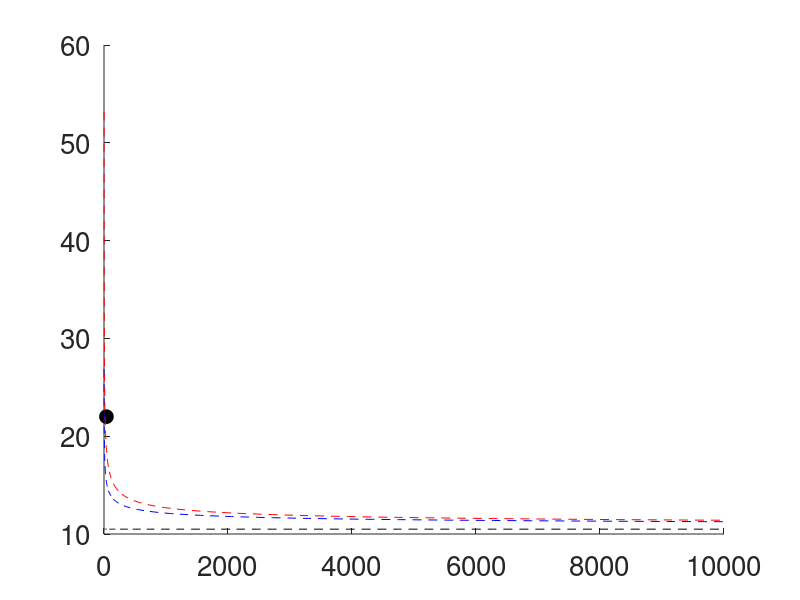

Write MATLAB code to recreate this figure. (Note: this script raises an error after producing the figure.)
% plot Bates data with theoretical predictions
clear;
cd ../

addpath('functions')
addpath('chainstats')
addpath('misc')
addpath('chainstats/eigcalc')
addpath('chainstats/integrals')


figure;
set(gca,'fontsize',20)
hold

% Collect some data
% Dataset 1: Paper from: gillard2015fluctuations
N = 39;
fa = 0.51;v = 118;b = (1-fa)*7.2+fa*8.3;
alpha = b/power(v,1/3);
Nbar = N*power(alpha,6);
CHINODT1 = 22;
plot(N,CHINODT1,'ko','markersize',10,'markerfacecolor','k');

% SCFT Theory
% NV = logspace(0,log10(500),100)';
NV = logspace(0,4,100)';
SCFT = ones(length(NV),1)*10.495;

% FH Theory
FH = 10.495+41.0*power(NV*alpha^6,-1/3);

% Morse Theory
MORSE = 10.495+41.0*power(NV*alpha^6,-1/3)+123*power(NV*alpha^6,-0.56);
plot(NV,SCFT,'k--')
plot(NV,FH,'b--')
plot(NV,MORSE,'r--')

% NV = logspace(0,4,10)';
NV = logspace(0,3,61);
chit = zeros(length(NV),1);
for ii = 1:length(NV)
    [chit(ii),phase]=spinodalRG(NV(ii),alpha,0.5);
end
chiall = chit.*NV';

% process figure
set(gca,'xscale','log')
% xlim([1e2,1e4])
box on

cd mkfigures/